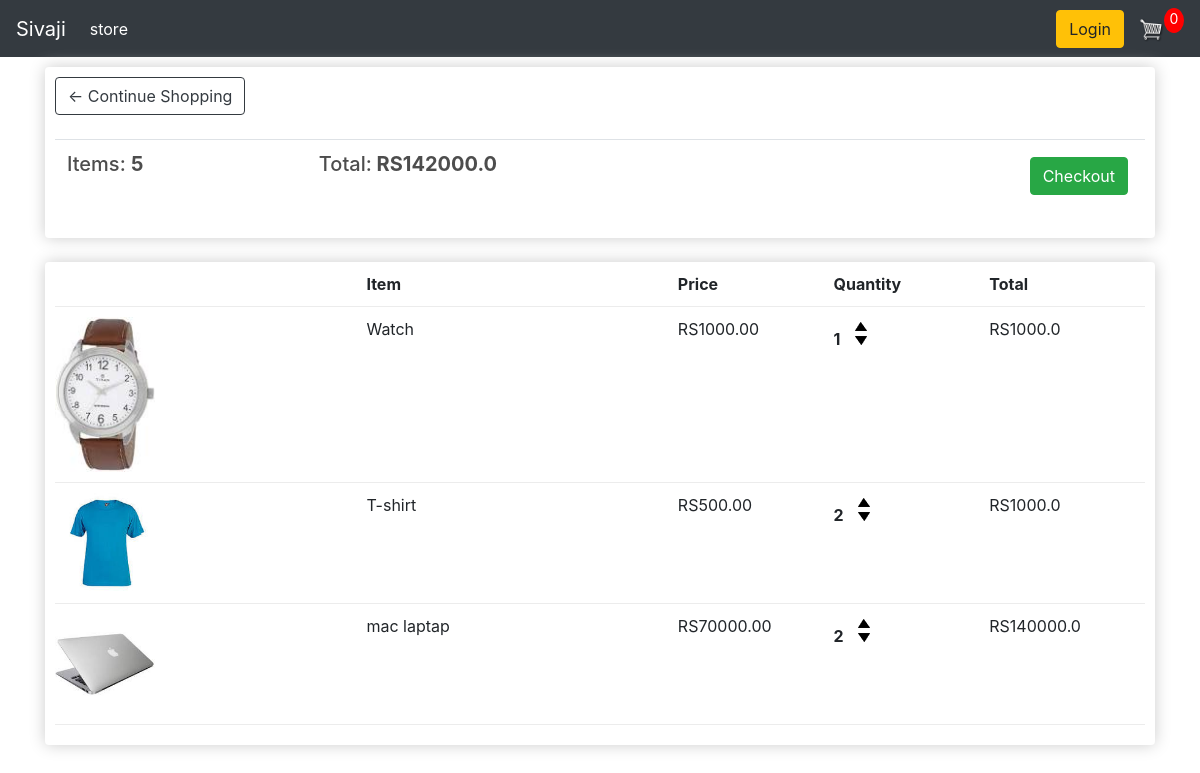
The app's page /cart/ (signed in) with its own data.
### store/models.py (models this page shows, shortened)
class Order(models.Model):
    customer = models.ForeignKey(Customer,on_delete = models.SET_NULL,null = True,blank = True)
    date_ordered = models.DateTimeField(auto_now_add = True)
    complete = models.BooleanField(default = True)
    transaction_id = models.CharField(max_length = 100,null = True)
    @property
    def get_cart_total(self):
        orderitems = self.orderitem_set.all()
        total = sum([item.get_total for item in orderitems])
        return total
    @property
    def get_cart_items(self):
        orderitems = self.orderitem_set.all()
        total = sum([item.quantity for item in orderitems])
        return total

class OrderItem(models.Model):
    product = models.ForeignKey(Product,on_delete = models.SET_NULL,null = True)
    order = models.ForeignKey(Order,on_delete = models.SET_NULL,null = True)
    quantity = models.IntegerField(default = 0,null = True,blank = True)
    date_add = models.DateTimeField(auto_now_add = True)
    @property
    def get_total(self):
        total = self.product.price * self.quantity
        return total

class Product(models.Model):
    name = models.CharField(max_length = 200)
    price = models.FloatField()
    digital = models.BooleanField(default = False,null= True,blank= True)
    image = models.ImageField(null = True)
    @property
    def imageURL(self):
        try:
            url = self.image.url
        except:
            url = ''
        return url

### store/views.py (the view)
# urls.py: path('cart/',views.cart, name = 'cart'),
def cart(request):
    if request.user.is_authenticated:
        customer = request.user.customer
        order,created = Order.objects.get_or_create(customer = customer,complete = False)
        items = order.orderitem_set.all()
    else:
        items = []
    context = {'items':items , 'order': order}
    return render(request,'store/cart.html',context)

### store/templates/store/cart.html
{% extends 'store/main.html' %}
{% load static %}
{% block content %}
    <div class="row">
        <div class="col-lg-12">
            <div class="box-element">
                <a  class="btn btn-outline-dark" href="{% url 'store' %}">&#x2190; Continue Shopping</a>
                <br>
                <br>
                <table class="table">
                    <tr>
                        <th><h5>Items: <strong>{{order.get_cart_items}}</strong></h5></th>
                        <th><h5>Total:<strong> RS{{order.get_cart_total}}</strong></h5></th>
                        <th>
                            <a style="float:right; margin:5px;" class="btn btn-success" href="{% url 'checkout' %}">Checkout</a>
                        </th>
                    </tr>
                </table>
            </div>
            <br>
            <div class="box-element">
                <div class="cart-row">
                    <div style="flex:2"></div>
                    <div style="flex:2"><strong>Item</strong></div>
                    <div style="flex:1"><strong>Price</strong></div>
                    <div style="flex:1"><strong>Quantity</strong></div>
                    <div style="flex:1"><strong>Total</strong></div>
                </div>
                {% for item in items %}
                <div class="cart-row">
                    <div style="flex:2"><img class="row-image" src="{{item.product.imageURL}}"></div>
                    <div style="flex:2"><p>{{item.product.name}}</p></div>
                    <div style="flex:1"><p>RS{{item.product.price|floatformat:2}}</p></div>
                    <div style="flex:1">
                        <p class="quantity">{{item.quantity}}</p>
                        <div class="quantity">
                            <img class="chg-quantity" src="{% static  'images/arrow-up.png' %}">
                            <img class="chg-quantity" src="{% static  'images/arrow-down.png' %}">
                        </div>
                    </div>
                    <div style="flex:1">RS{{item.get_total}}</div>
                </div>
                {% endfor %}
            </div>
        </div>
    </div>
{% endblock content %}

### static/css/main.css (style rules this page uses)
body { background-color: hsl(0, 0%, 98%); }
h1,h2,h3,h4,h5,h6 { color:hsl(0, 0%, 30%); }
.box-element { box-shadow:hsl(0, 0%, 80%) 0 0 16px; background-color: #fff; border-radius: 4px; padding: 10px; }
.col-lg-4, .col-lg-6, .col-lg-8, .col-lg-12 { margin-top: 10px; }
.btn { border-radius: 0; }
.row-image { width: 100px; }
.cart-row { display: flex; align-items: flex-stretch; padding-bottom: 10px; margin-bottom: 10px; border-bottom: 1px solid #ececec; }
.quantity { display: inline-block; font-weight: 700; padding-right:10px; }
.chg-quantity { width: 12px; cursor: pointer; display: block; margin-top: 5px; transition:.1s; }

### records on screen
Order: get_cart_items "5", get_cart_total "142000.0"
OrderItem: product.imageURL (picture), product.name "Watch", product.price "1000.00", quantity "1", get_total "1000.0"
OrderItem: product.imageURL (picture), product.name "T-shirt", product.price "500.00", quantity "2", get_total "1000.0"
OrderItem: product.imageURL (picture), product.name "mac laptap", product.price "70000.00", quantity "2", get_total "140000.0"
